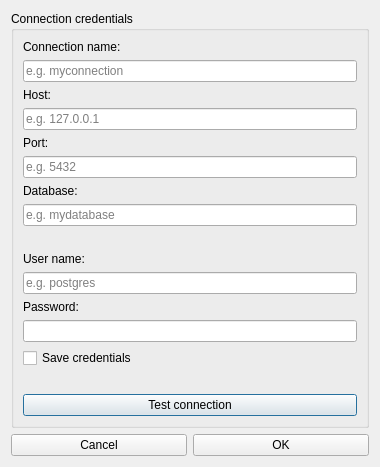
<?xml version="1.0" encoding="UTF-8"?>
<ui version="4.0">
 <class>dlgConnector</class>
 <widget class="QDialog" name="dlgConnector">
  <property name="geometry">
   <rect>
    <x>0</x>
    <y>0</y>
    <width>380</width>
    <height>460</height>
   </rect>
  </property>
  <property name="windowTitle">
   <string>Define a new PostgreSQL connection</string>
  </property>
  <layout class="QGridLayout" name="gridLayout">
   <item row="0" column="0">
    <layout class="QVBoxLayout" name="verticalLayout">
     <item>
      <widget class="QGroupBox" name="gbxConnDet">
       <property name="title">
        <string>Connection credentials</string>
       </property>
       <layout class="QVBoxLayout" name="verticalLayout_2">
        <item>
         <widget class="QLabel" name="lblConnName">
          <property name="text">
           <string>Connection name:</string>
          </property>
         </widget>
        </item>
        <item>
         <widget class="QLineEdit" name="ledConnName">
          <property name="inputMask">
           <string/>
          </property>
          <property name="text">
           <string/>
          </property>
          <property name="placeholderText">
           <string>e.g. myconnection</string>
          </property>
         </widget>
        </item>
        <item>
         <widget class="QLabel" name="lblHost">
          <property name="text">
           <string>Host:</string>
          </property>
         </widget>
        </item>
        <item>
         <widget class="QLineEdit" name="ledHost">
          <property name="inputMask">
           <string/>
          </property>
          <property name="text">
           <string/>
          </property>
          <property name="placeholderText">
           <string>e.g. 127.0.0.1</string>
          </property>
         </widget>
        </item>
        <item>
         <widget class="QLabel" name="lblPort">
          <property name="text">
           <string>Port:</string>
          </property>
         </widget>
        </item>
        <item>
         <widget class="QLineEdit" name="ledPort">
          <property name="inputMask">
           <string/>
          </property>
          <property name="text">
           <string/>
          </property>
          <property name="placeholderText">
           <string>e.g. 5432</string>
          </property>
         </widget>
        </item>
        <item>
         <widget class="QLabel" name="lblDb">
          <property name="text">
           <string>Database:</string>
          </property>
         </widget>
        </item>
        <item>
         <widget class="QLineEdit" name="ledDb">
          <property name="placeholderText">
           <string>e.g. mydatabase</string>
          </property>
         </widget>
        </item>
        <item>
         <spacer name="verticalSpacer">
          <property name="orientation">
           <enum>Qt::Vertical</enum>
          </property>
          <property name="sizeType">
           <enum>QSizePolicy::MinimumExpanding</enum>
          </property>
          <property name="sizeHint" stdset="0">
           <size>
            <width>20</width>
            <height>20</height>
           </size>
          </property>
         </spacer>
        </item>
        <item>
         <widget class="QLabel" name="lblUserName">
          <property name="text">
           <string>User name:</string>
          </property>
         </widget>
        </item>
        <item>
         <widget class="QLineEdit" name="ledUserName">
          <property name="placeholderText">
           <string>e.g. postgres</string>
          </property>
         </widget>
        </item>
        <item>
         <widget class="QLabel" name="lblPassw">
          <property name="text">
           <string>Password:</string>
          </property>
         </widget>
        </item>
        <item>
         <widget class="QgsPasswordLineEdit" name="qledPassw"/>
        </item>
        <item>
         <widget class="QCheckBox" name="checkBox">
          <property name="text">
           <string>Save credentials</string>
          </property>
         </widget>
        </item>
        <item>
         <spacer name="verticalSpacer_2">
          <property name="orientation">
           <enum>Qt::Vertical</enum>
          </property>
          <property name="sizeType">
           <enum>QSizePolicy::MinimumExpanding</enum>
          </property>
          <property name="sizeHint" stdset="0">
           <size>
            <width>20</width>
            <height>20</height>
           </size>
          </property>
         </spacer>
        </item>
        <item>
         <widget class="QPushButton" name="btnTestConn">
          <property name="text">
           <string>Test connection</string>
          </property>
         </widget>
        </item>
       </layout>
      </widget>
     </item>
    </layout>
   </item>
   <item row="1" column="0">
    <layout class="QHBoxLayout" name="horizontalLayout">
     <item>
      <widget class="QPushButton" name="btnCancel">
       <property name="text">
        <string>Cancel</string>
       </property>
      </widget>
     </item>
     <item>
      <widget class="QPushButton" name="btnOK">
       <property name="text">
        <string>OK</string>
       </property>
      </widget>
     </item>
    </layout>
   </item>
  </layout>
 </widget>
 <customwidgets>
  <customwidget>
   <class>QgsPasswordLineEdit</class>
   <extends>QLineEdit</extends>
   <header>qgspasswordlineedit.h</header>
  </customwidget>
 </customwidgets>
 <resources/>
 <connections/>
</ui>
